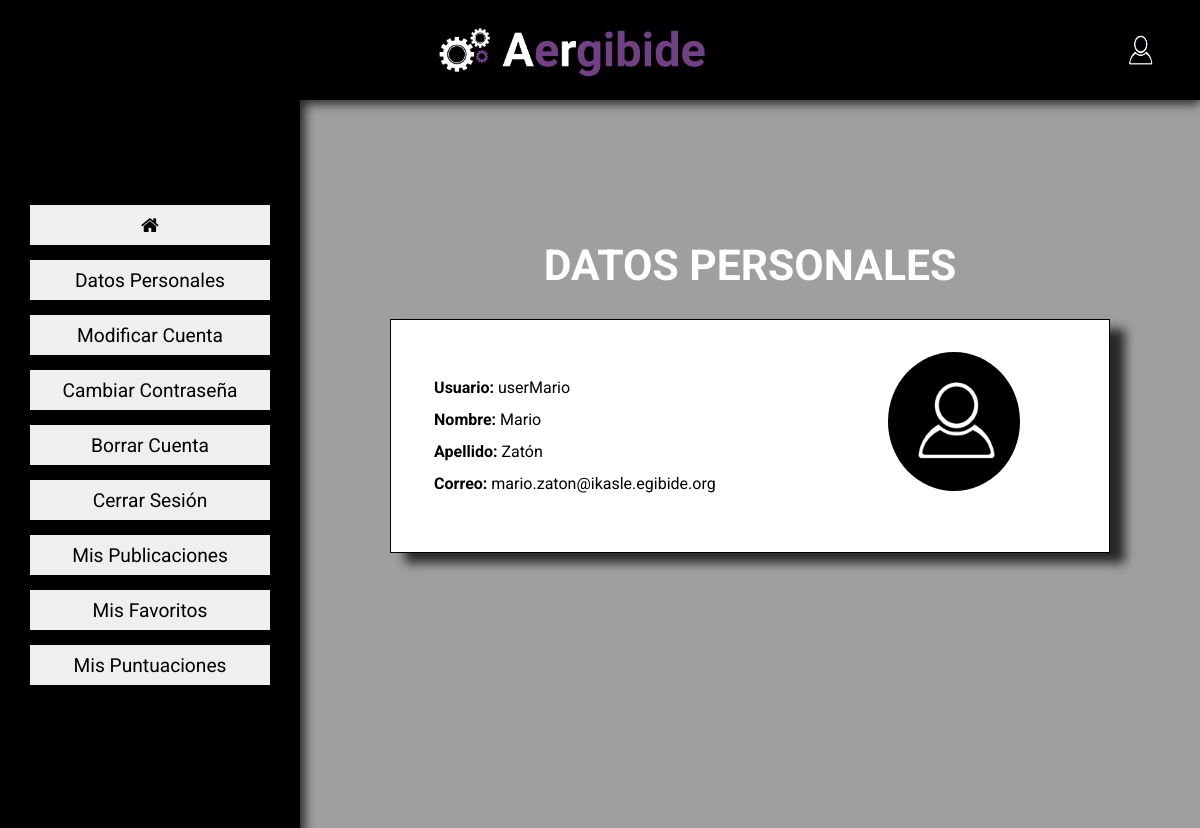
Screenshot of /model/perfil.php (signed in) with the database file from the repository.
### tables this page shows
CREATE TABLE `Usuario` (
  `ID` int(5) NOT NULL,
  `Nombre` varchar(70) NOT NULL,
  `Apellido` varchar(150) NOT NULL,
  `Usuario` varchar(30) NOT NULL,
  `Correo` varchar(100) NOT NULL,
  `Password` varchar(500) NOT NULL,
  `Imagen` varchar(500) DEFAULT NULL
);

### model/conexion.php (called while the page is built, shortened)
<?php
function guardarDatosUsuario($dbh,$usuario)
{
    if (empty($usuario))
        $usuario=$_SESSION['usuario'];
    $data = array('user' => $usuario);
    $stmt = recogerDatosUsuario($dbh, $data);
    return $stmt->fetch();
}
function recogerDatosUsuario($dbh, $data)
{
    $stmt = $dbh->prepare("SELECT * FROM Usuario WHERE Correo = :user OR Usuario = :user");
    $stmt->setFetchMode(PDO::FETCH_OBJ);
    $stmt->execute($data);
    return $stmt;
}

### model/general.php (called while the page is built)
<?php
    require "conexion.php";
    if (!isset($_SESSION["usuario"]))
        header("Location: login.php");
    else
    {
        $dbh=connect();
        $datos=guardarDatosUsuario($dbh,"");
    }

### views/perfil.view.php (the view, shortened to what this page needs)
<?php
if (empty($datos))
header('Location: ../model/login.php');
else
{
require "../vistasfijas/head.php";
?>
<link rel="stylesheet" href="../css/estiloperfil.css">
<link rel="stylesheet" href="https://cdnjs.cloudflare.com/ajax/libs/font-awesome/4.7.0/css/font-awesome.min.css">
</head>
<?php
require "../vistasfijas/cabecera.php";
?>
<div id="contenedor">
    <div id="menu">
        <div id="opciones">
            <button value="volver"><i class="w3-margin-left fa fa-home"></i></button>
            <button value="datospersonales">Datos Personales</button>
            <button value="modificarcuenta">Modificar Cuenta</button>
            <button value="modificarcontraseña">Cambiar Contraseña</button>
            <button value="borrarcuenta">Borrar Cuenta</button>
            <button value="cerrarsesion">Cerrar Sesión</button>
            <button value="publicaciones">Mis Publicaciones</button>
            <button value="favoritos">Mis Favoritos</button>
            <button value="puntuaciones">Mis Puntuaciones</button>
        </div>
    </div>
    <div id="contenido">
        <div id="mostrardatos">
            <h1 align="center">DATOS PERSONALES</h1>
            <div id="datusu">
                <div id="datos">
                    <p><b>Usuario: </b><?= $datos->Usuario; ?></p>
                    <p><b>Nombre: </b><?= utf8_encode($datos->Nombre); ?></p>
                    <p><b>Apellido: </b><?= utf8_encode($datos->Apellido); ?></p>
                    <p><b>Correo: </b><?= $datos->Correo; ?></p>
                </div>
                <div id="imag">
                    <img src="<?= $datos->Imagen ?>">
                </div>
            </div>
        </div>
    </div>
</div>
</body>
</html>
<?php } ?>

### vistasfijas/cabecera.php (shortened to what this page needs)
<?php
if (empty($datos))
header("Location: ../model/login.php");
else
{
?>
<body>
    <header>
        <div id="logotipo">
            <a href="../model/principal.php">
                <img src="../img/logo_horizontal_negativo.png">
            </a>
        </div>
        <div id="boton">
            <button id="perfil"><img src="<?=$datos->Imagen?>"></button>
        </div>
    </header>
    <?php
}
?>

### css/header.css (style rules this page uses)
* { padding: 0; margin: 0; }
header { width: 100%; background-color: black; display: grid; grid-template-columns: repeat(2,17vw) 26vw 30vw 10vw; grid-template-rows: 100px; box-shadow: 0px 4px 10px 0px rgba(0,0,0,0.75); }
a { color: white !important; }
#logotipo { grid-row: 1/2; grid-column: 3/4; display: flex; justify-content: center; align-items: center; }
#logotipo>a { display: flex; align-items: center; justify-content: flex-end; height: 80%; }
#logotipo>a>img { width: 95%; }
#boton { grid-row: 1/2; grid-column: 5/6; border: white; width: 100%; height: 100%; display: flex; justify-content: center; align-items: center; }
#boton > button { width: 35%; height: 55%; border-radius: 60px; outline: none; border: 1px solid black; background-color: black; }
#perfil >img { width: 100%; height: 100%; border-radius: 50%; }

### css/estiloperfil.css (style rules this page uses)
* { font-family: 'Roboto', sans-serif; }
body { background-color: #9F9F9F; overflow-x: hidden; }
#datusu, #mod, #modcont, #puntua { background-color: white; }
#contenedor { display: grid; grid-template-columns: 25% 75%; }
#menu { grid-column: 1/2; background-color: black; }
#opciones { box-shadow: 0px 4px 10px 5px rgba(0, 0, 0, 0.75); display: flex; flex-direction: column; justify-items: center; align-items: center; height: 91vh; }
#opciones > button { cursor: pointer; font-size: 1.2em; }
#opciones button:nth-of-type(1) { margin-top: 35%; }
#contenido { grid-column: 2/3; width: 100%; display: flex; justify-content: center; align-items: center; }
#mostrardatos { width: 80%; margin-bottom: 15%; }
#contenido h1 { margin-bottom: 4%; font-size: 32pt; color: white; font-family: 'Roboto', sans-serif; }
#datusu { display: grid; grid-template-columns: 60% 40%; border: 1px solid black; box-shadow: 15px 10px 10px rgba(0, 0, 0, 0.75); }
#datos { grid-column: 1/2; padding: 12%; padding-left: 10%; line-height: 200%; }
#imag { margin-top: 11%; margin-right: 8%; grid-column: 2/3; height: 60%; display: flex; justify-content: center; align-content: center; }
#imag img { width: 50%; border-radius: 50%; }
#opciones button { width: 80%; min-height: 5vh; height: auto; margin-top: 5%; border: none; }

### rows the page displays
usuario: Imagen (picture), Usuario "userMario", Nombre "Mario", Apellido "Zatón", Correo "mario.zaton@ikasle.egibide.org"
